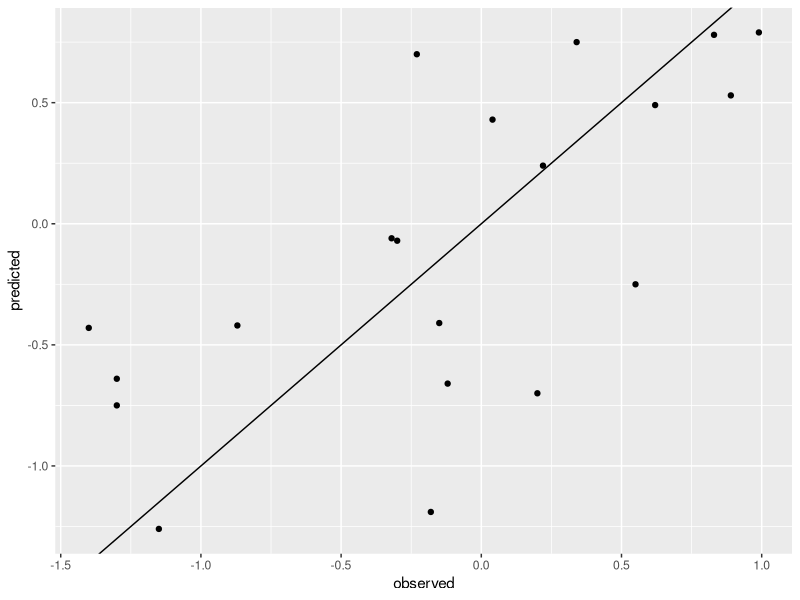
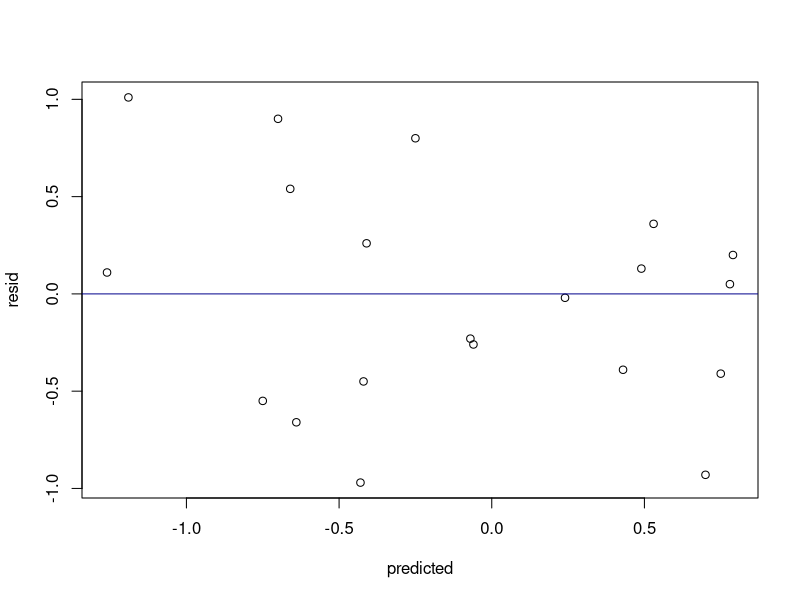

The R source for these figures, in order:
## ---- chunk 1
knitr::opts_chunk$set(echo = TRUE)
## ---- chunk 2
observed = c(.22, .83, -.12, .89, -.23, -1.3, -.15, -1.4, 
             .62, .99, -.18, -.32, .34, -.3, .04, -.87,
             .55, -1.3, -1.15,.2)

predicted = c(.24, .78, -.66, .53, .7, -.75, -.41, -.43, 
             .49, .79, -1.19, -.06, .75, -.07, .43, -.42,
             -.25, -.64, -1.26, -0.7)

resid = observed - predicted
summary(resid)
## ---- chunk 3
#observed vs predicted
library(ggplot2)

ggplot(data = NULL, aes(observed, predicted))+
  geom_point()+
  geom_abline(slope = 1, intercept = 0)
## ---- chunk 4
plot(predicted, resid)
abline(h = 0, col = 'darkblue')
## ---- chunk 5
library(caret)
R2(predicted, observed)
RMSE(predicted, observed)
## ---- chunk 6
#simple cor
cor(predicted, observed)

#rank correlation
cor(predicted, observed, method = 'spearman')
